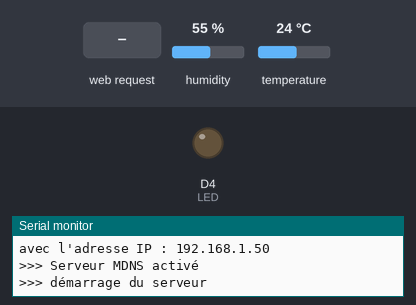
Recording of a sketch running on a simulated ESP8266 (NodeMCU). Shown: output pins drawn as LEDs (lit = HIGH), the last lines printed to the serial monitor. Inputs (shaded band) come from the test bench; at power-on: humidity 55 %, temperature 24 °C. WiFi joins after 1.5 s; servers stay silent unless stated.

Above: at 2.7 s.
2.8 s: HTTP request GET /?LED=OFF received
At 3.5 s:
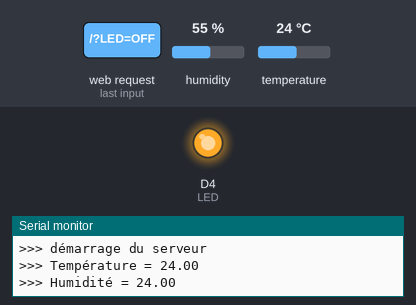
4.3 s: HTTP request GET /?LED=ON received
At 5.0 s:
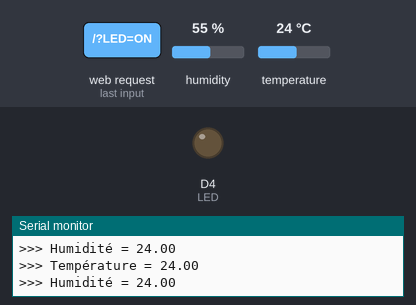
Timing chart, 0 to 7.3 s (numbered marks = the images above; inputs shaded):
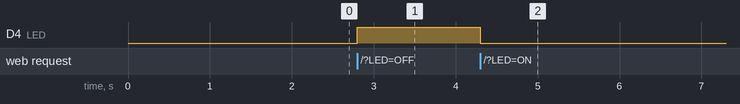

Measured:
- after the input at 2.8 s, D4 (LED): LOW → HIGH at once
- after the input at 4.3 s, D4 (LED): HIGH → LOW at once

The sketch:

Serveur_Web_DHT11.ino
```cpp
// (licence header left out)
#include <ESP8266WiFi.h>
#include <ESP8266WebServer.h>
#include <ESP8266mDNS.h>


#include "DHT.h"
#define PORT 80 //Port par défaut
#define LED D4  //Broche de la LED

#define REFRESH_PAGE_DELAY 5 //Temps de reafraichissement de la page en s

#define DHTPIN D2     // Digital pin connected to the DHT sensor

#define DHTTYPE DHT11
//#define DHTTYPE DHT22
//#define DHTTYPE DHT21

DHT dht(DHTPIN, DHTTYPE);


ESP8266WebServer server(PORT);
/*
const char* ssid     = "creafab_invite";//Nom du routeur sur le réseau (par Exemple FReebox-44F45)
const char* password = "MonTraficEstJournalise"; //Mot de passe du routeur
*/

float temperature = 20.0;
float humidity = 50.0;

const char* ssid     = "creafab_invite";//Nom du routeur sur le réseau (par Exemple FReebox-44F45)
const char* password = "MonTraficEstJournalise"; //Mot de passe du routeur


//Page principale
const String minimalPageContent = "<html>\
  <head>\
    <title>Serveur Web CREPP</title>\
    <meta charset=\"utf-8\"/> \
    </head>\
  <body>\
    <h1>Led ESP8266</h1><br>\
    <h3>Contrôle de la LED sur la broche D4</h3><br>\
      <a href=\"/?LED=ON\"><button >Allumer</button></a>\
      <a href=\"/?LED=OFF\"><button >Eteindre</button></a>\
  </body>\
</html>";


void setup() {

  pinMode(LED, OUTPUT);       //LED en sortie
  digitalWrite(LED, LOW);     //LED éteinte
  Serial.begin(115200);       //Communication à 115200 bits/s
  WiFi.begin(ssid, password); //Connexion
  Serial.println("");         //Retour à la ligne
  dht.begin();

  while (WiFi.status() != WL_CONNECTED)
  {
    delay(500);
    Serial.println(">>> Impossible de se connecter au réseau...");
  }

  Serial.print(">>> Connexion au réseau ");
  Serial.println(ssid);
  Serial.print("avec l'adresse IP : ");
  Serial.println(WiFi.localIP());

  if (MDNS.begin("esp8266")) {   //Multicast DNS
    Serial.println(">>> Serveur MDNS activé");
  }

  server.on("/", mainPage);           //Affichage de la page principale si requête sur '/' -> saisir IP dans le navigateur
  server.onNotFound(notFoundPage);    //Affichage de la page d'erreur si adresse non valide

  server.begin();                     //Initialisation du serveur
  Serial.println(">>> démarrage du serveur");

}//Fin setup

void loop()
{

  server.handleClient(); //Gestion des clients sur le serveur

}//Fin loop


void mainPage() //Page principale
{

  if(server.arg("LED")=="ON") //Lecture de l'argument 'LED'
 {
      digitalWrite(LED, LOW); //On allume la led
 }//Fin if
 else if(server.arg("LED")=="OFF")
 {
     digitalWrite(LED, HIGH);   //On eteint la led
 }//Fin else if
 else if(server.arg("UPDATE")=="1")
 {
  server.send(200, "text/html", getString()); //On envoie la page principale
  }
 else {
  //nothing
 }

 server.send(200, "text/html", getString()); //On envoie la page principale

}//FIn mainPage


void notFoundPage()  //Gestion si mauvaise URL
{
  server.send(404, "text/plain", "Page introuvable !\n\n");

}


String getString() {//Récupère la page

  temperature = dht.readTemperature();
  humidity  = dht.readHumidity();

  Serial.println(">>> Température = "+String(temperature));
  Serial.println(">>> Humidité = "+String(temperature));

  const String fullPageContent = "<html>\
  <head>\
    <title>Serveur Web CREPP</title>\
    <meta charset=\"utf-8\"/> \
    <meta http-equiv=\"refresh\" content=\""+String(REFRESH_PAGE_DELAY)+"\">\
    <link rel=\"stylesheet\" href=\"https://stackpath.bootstrapcdn.com/bootstrap/4.3.1/css/bootstrap.min.css\" integrity=\"sha384-ggOyR0iXCbMQv3Xipma34MD+dH/1fQ784/j6cY/iJTQUOhcWr7x9JvoRxT2MZw1T\" crossorigin=\"anonymous\">\
  </head>\
  <body style=\"margin-left:5%;\">\
    <h1>Led ESP8266</h1><br>\
    <h3>Contrôle de la LED sur la broche <span class=\"badge badge-secondary\">D4</span></h3><br>\
      <a href=\"/?LED=ON\"><button class=\"btn btn-success\">Allumer</button></a>\
      <a href=\"/?LED=OFF\"><button class=\"btn btn-danger\">Eteindre</button></a><br><br>\
    <h3>Mesure de la température et humidité avec le module DHT11 sur la broche <span class=\"badge badge-secondary\">D2</span></h3><br>\
      <a href=\"/?UPDATE=1\"><button class=\"btn btn-primary\">Mettre à jour</button></a><br><br>\
      >>> <b>Température</b> : "+String(temperature)+" °C<br>\
      >>> <b>Humidité</b> : "+String(humidity)+"%\
  </body>\
</html>";

return fullPageContent;

}
```
